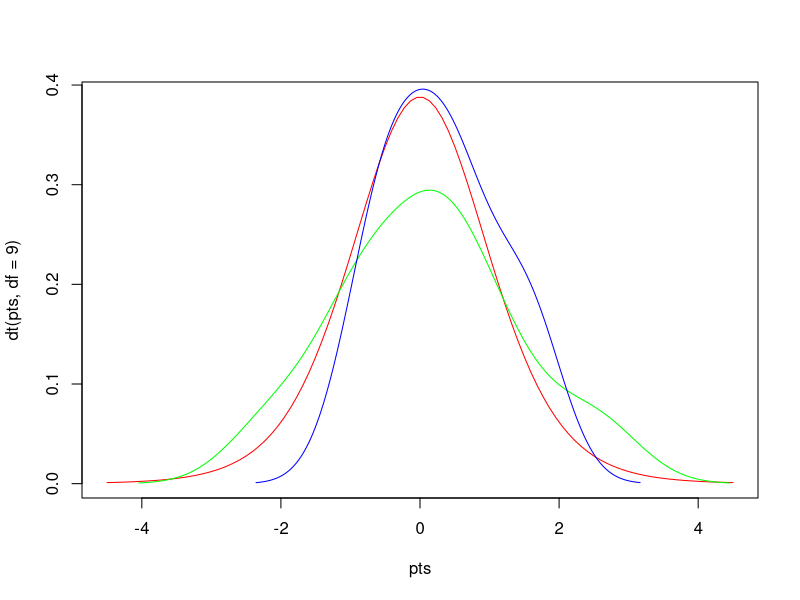

Here is the R script that generated this plot:
# Author: Karrington Date: 3/31/2025; Purpose: Calculate T test.

# Create dummy data with groups X and Y
x = rnorm(10)
y = rnorm(10)

# Plot groups X and Y to checkl for normal distribution
pts = seq(-4.5,4.5,length=100)
plot(pts,dt(pts,df=9),col='red',type='l')

# Overlap lines for X and Y
lines(density(x), col='green')
lines(density(y), col='blue')

# Apply function T test for omparing the two groups
ttest = t.test(x,y)
